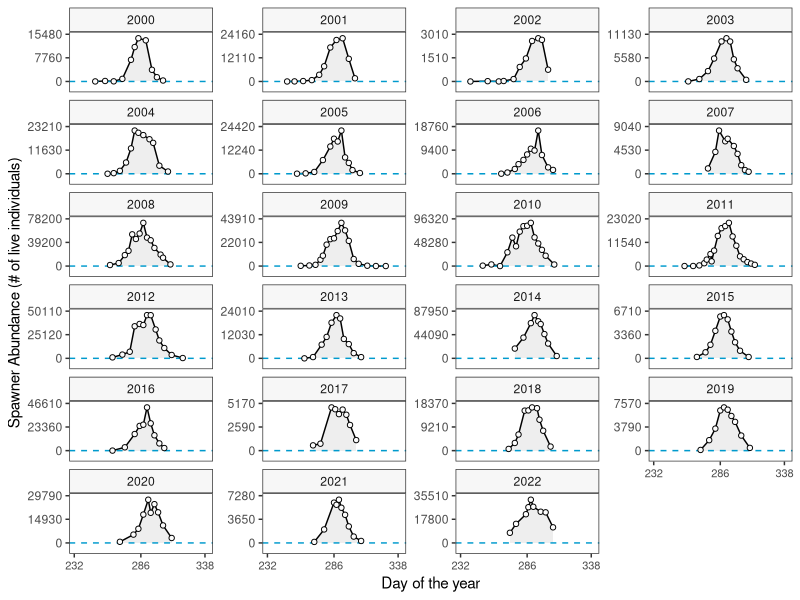
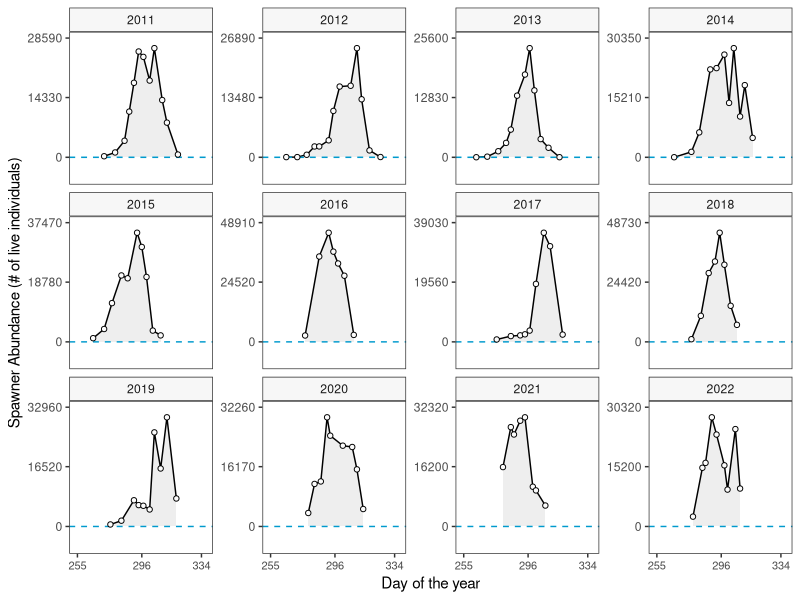
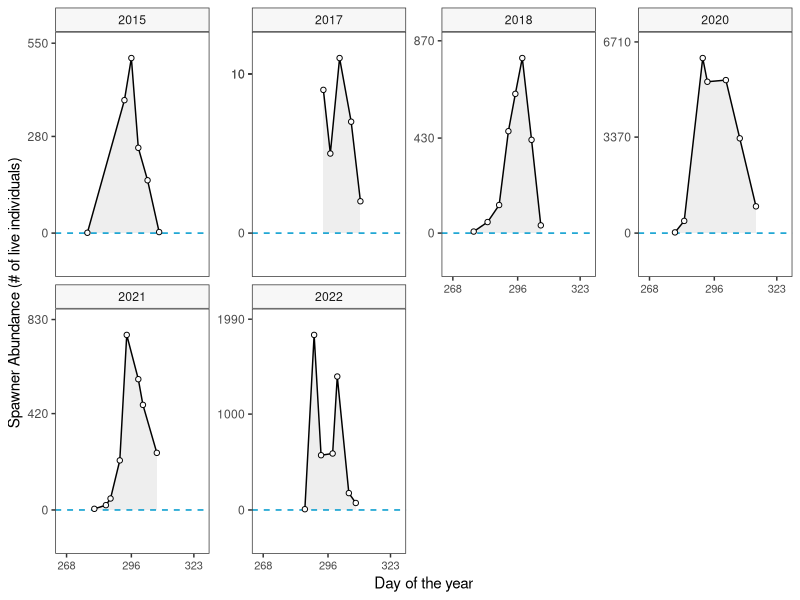
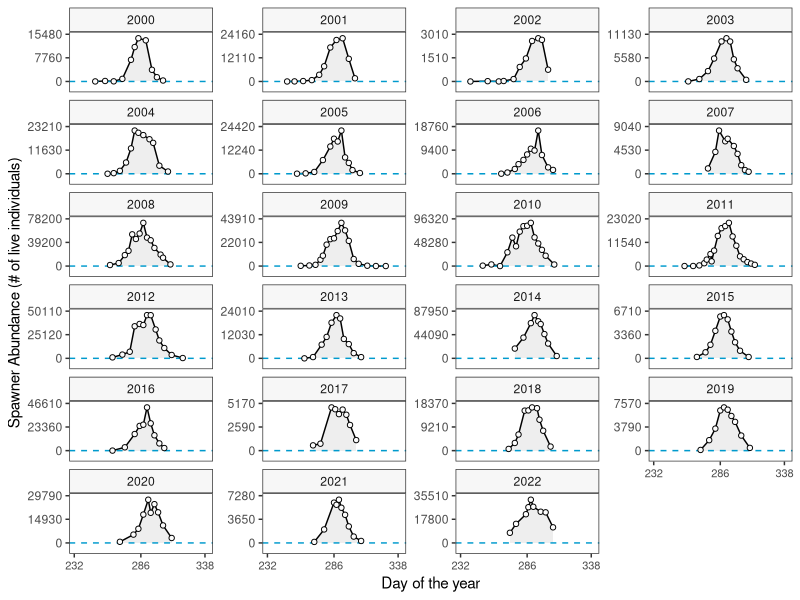
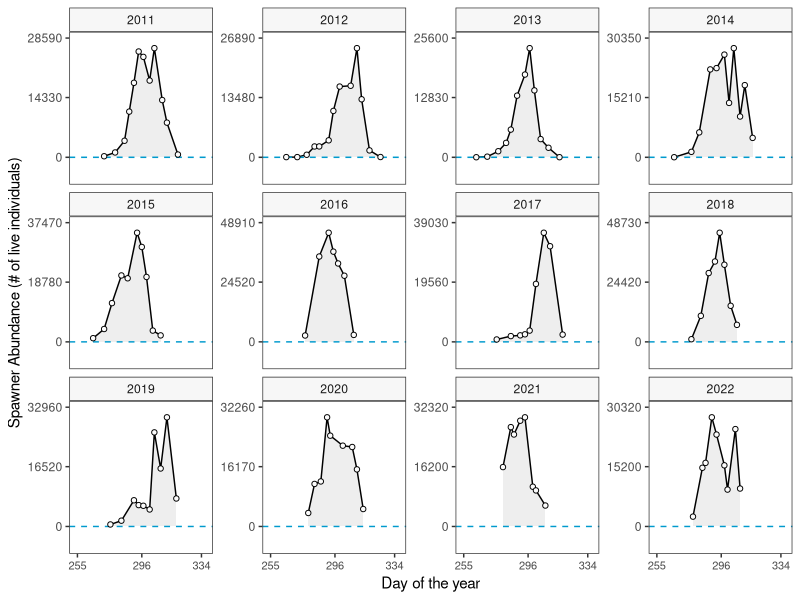
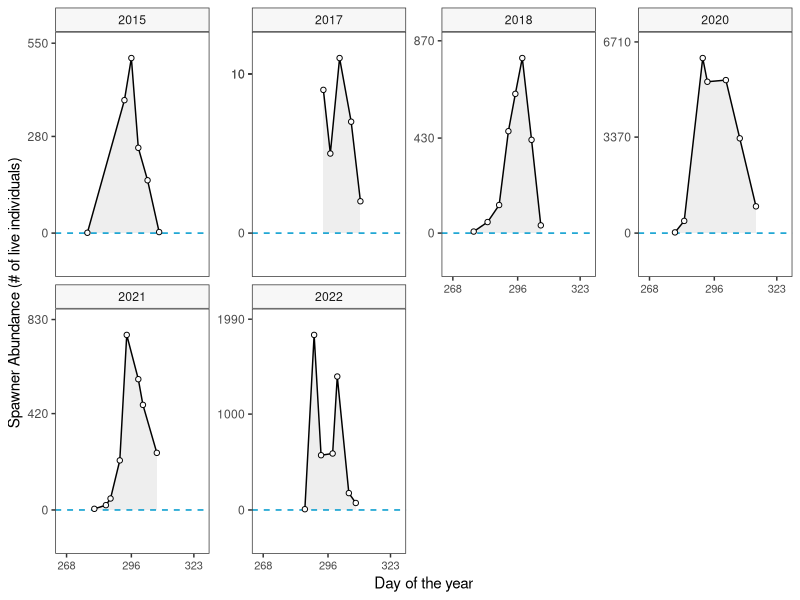

R code for these plots, in order: (Note: this script raises an error after producing the figures.)

# Function for making AUC plots.

# Set project directory.
setwd(dirname(rstudioapi::getSourceEditorContext()$path)); getwd()

# Load libraries.
library(tidyverse); library(lubridate)

# Develop function. 
auc <- function(data, date, count) {
  
  # Function for rounding values to a given accuracy.
  round_any <- function(x, accuracy, f = round) 
               {f(x/accuracy)*accuracy}
  
  # Function for setting year-specific y-axis breaks (n=3).
  cbs <- function(y) {c(0, round_any(max(y)/2.1, 10),
                        round_any(max(y) - 0.05*(max(y)), 10))}
  
  cxb <- function(x) {c(round_any(min(x) + 0.02*min(x), 1), 
                        round_any(mean(c(min(x), max(x))), 1),
                        round_any(max(x) - 0.02*max(x), 1))}
  
  # Functions for extending axis limits to best see the data.
  ylim <- function(y) {c(min(y) - 0.25*max(y), max(y) + max(y)*0.15)}
  xlim <- function(x) {c(min(x) - 0.05*min(x), max(x) + max(x)*0.05)}
  
  # Reformat variables.
  data$year = as.factor(lubridate::year(data[[date]]))
  data$date = yday(data$date)
  data[[count]] = as.numeric(data[[count]])
  
  # Pass to ggplot.
  (plot <- ggplot(data = data, 
                  aes(x = .data[[date]],
                      y = .data[[count]])) +
      
      # Fill in area under AUC with gray.
      geom_area(aes(y = .data[[count]]), 
                fill = "gray",   
                alpha = 0.25) +
      
      # Connect data points with black line.
      geom_line() +
      
      # Plot distirbutions year-by-year with free y-axes.
      facet_wrap(~ year, as.table = TRUE,
                 scales = "free_y",
                 ncol = 4) +
      
      # Add blue dotted line indicating zero.
      geom_hline(yintercept = 0,
                 color = "deepskyblue3",
                 linewidth = 0.5,
                 linetype = "dashed") +
      
      # Add individual data points on top of other geoms.
      geom_point(shape = 21, color = "black",
                 fill = "gray99") +
      
      # Use custom function to add 3 evenly spaced y-axis ticks.
      scale_y_continuous(expand = c(0,0), 
                         breaks = cbs,
                         limits = ylim) +
      
      # Keep x-axis consistent.
      scale_x_continuous(breaks = cxb,
                         expand = c(0,0),
                         limits = xlim) +
      
      # Black and white theme.
      theme_bw() +
      
      # Remove grid lines.
      theme(panel.grid = element_blank(),
            axis.text.x = element_text(size = 8)) +
      xlab("Day of the year") + 
      ylab("Spawner Abundance (# of live individuals)") +
      
      # Lighten background ribbon colour.
      theme(strip.background = element_rect(fill = "gray97")))
  
      aucs <- data %>%            
      # Assign to data to new variable to calculate AUCs.
      
      group_by(year) %>%   
      # Group by sampling year.
      
      mutate(tdiff = date - lag(date),                      
             # Difference in dates (time diff).
             
             tdiff = replace(tdiff, which(tdiff < 0), NA),
             # Negative times (spanning years) should be NA.
             
             xbar = (.data[[count]] + lag(.data[[count]]))/2, 
             # Average of counts wrt previous count
             
             fishdays = case_when(                          
               is.na(xbar) ~ .data[[count]] * 11/2,         
               # First survey, calculate left tail.
               
               !is.na(xbar) ~ tdiff * xbar
               # If not last survey, follow algorithmin of Hillborn.
             ),
             # Counts are time diff * average count.
             cumulative = collapse::fcumsum(fishdays)) %>%  
        
      # Cumulative summary vals - ignores NAs,
      group_by(year) %>%     
      
      summarise(total_auc = max(cumulative, na.rm = TRUE) +
                  # Take the total count...
                  
                  (.data[[count]][which.max(date)]*(11/2)),
                  # ... and estimate right-most tail with known residency time.
                
                nerkids = round(total_auc/11,0))
                  # Divide the whole thing by the residency time.
  
  # Saves outcome as list with 1) plots and 2) summary of the data.
  l1 <- list(plot = plot, aucs = aucs)
  return(l1)
  
}


# Lower Osoyoos River ----------------------------------------------------------

# Read enumeration data in and manipulate it into two columns.
counts <- read.csv("osoyoos/lowerOSO_counts.csv", 
                   na.strings = "") %>% 
  select(c(1,2,7)) %>% 
  filter(!is.na(index_date)) %>% 
  mutate(index_date = dmy(index_date)) %>% 
  mutate_if(is.character, as.numeric) %>% 
  mutate(total = rowSums(.[,c(2,3)],
                         na.rm = TRUE)) %>% 
  select(c(1,ncol(.))) %>% 
  `colnames<-`(., c("date", "live")) %>% 
  arrange(date); head(counts)

# Run plotting function.
oso_plots <- auc(data = counts, 
                 date = "date",
                 count = "live") 
oso_plots$plot; oso_plots$aucs

# Save figures.
ggsave("plots/oso_auc.png", units = "px", 
       width = 2000, height = 2000)

write.csv(oso_plots$aucs, 
          "osoyoos/oso_auc.csv",
          row.names = FALSE)



# ------------------------------------------------------------------------------

# Penticton --------------------------------------------------------------------

# Read in data. Requires some manipulation.
pen <- read.csv("pen_channel/nerkids_all_yrs.csv") %>% 
  arrange(date) %>% 
  filter(stream != "Shingle Creek") %>% 
  select(1,3); head(pen)
  # Check that date format is interpretable by function.

pen_plots <- auc(data = pen,
                 date = "date", 
                 count = "count")
pen_plots$plot; pen_plots$aucs

ggsave("plots/pen_auc.png", units = "px", 
       width = 2000, height = 1300)

write.csv(pen_plots$aucs, 
          "pen_channel/pen_auc.csv",
          row.names = FALSE)

# source(file = paste0(getwd(), "/pen_channel/pen_channel_props.R"))


# Shingle ----------------------------------------------------------------------

shingle <- read.csv("nerkids_all_yrs.csv") %>%
  mutate(date = mdy(date)) %>% 
  arrange(date) %>%
  filter(stream == "Shingle Creek") %>%
  # Pre-2014 data are not usable.
  filter(lubridate::year(ymd(date)) > 2014) %>%
  # Data for 2016 are not usable.
  filter(lubridate::year(ymd(date)) != 2016) %>%
  select(1,3); head(shingle)
# Check that date format is interpretable by function.

shinplots <- auc(data = shingle,
                 date = "date",
                 count = "count")
shinplots$plot; head(shinplots$aucs)

ggsave("plots/shin_auc.png", units = "px",
       width = 2000, height = 1300)

write.csv(shinplots$aucs,
          "shingle/shin_auc.csv",
          row.names = FALSE)


# Above McIntyre ---------------------------------------------------------------

mcin <- read.csv("midOSO_counts.csv", na.strings = "") %>%
  select(1:2) %>%
  filter(!is.na(Date)) %>%
  mutate(date = dmy(Date)) %>%
  select(2:3) %>%
  `colnames<-`(., tolower(colnames(.)))

mcinplots <- auc(data = mcin,
                 date = "date",
                 count = "live")
mcinplots$plot; head(mcinplots$aucs)

ggsave("plots/mcintyre_auc.png", units = "px",
       width = 2000, height = 2000)

write.csv(mcinplots$aucs,
          "mid_oso/mcin_auc.csv",
          row.names = FALSE)
